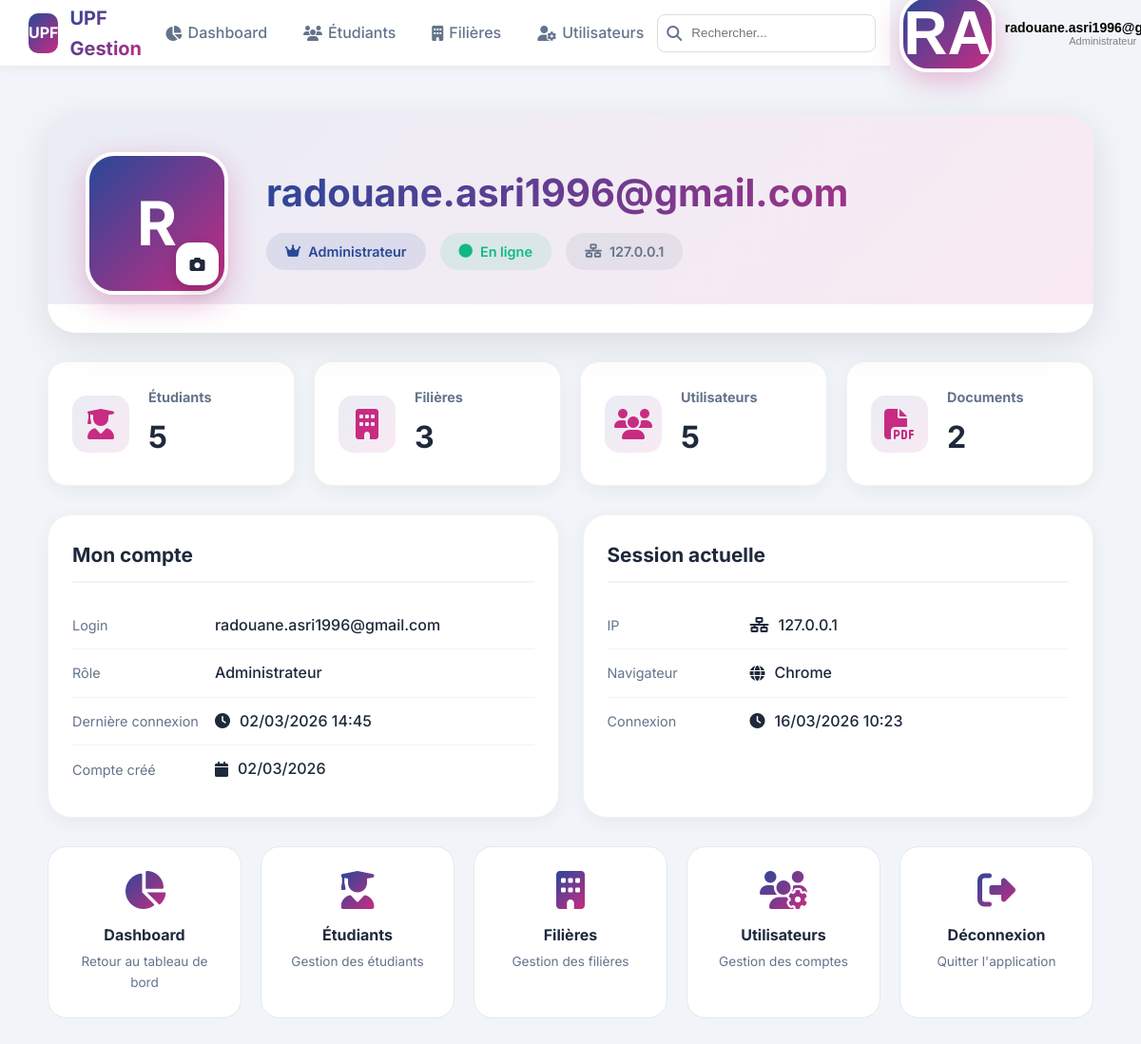
The app's page /admin/profil.php (signed in) with its own data.
### tables this page shows
CREATE TABLE `utilisateurs` (
  `id` int(11) NOT NULL,
  `login` varchar(50) NOT NULL,
  `password` varchar(255) NOT NULL,
  `photo` varchar(255) DEFAULT NULL,
  `role` enum('admin','user') NOT NULL,
  `etudiant_id` varchar(10) DEFAULT NULL,
  `derniere_connexion` datetime DEFAULT NULL,
  `created_at` datetime NOT NULL
);

### admin/profil.php (the view, shortened to what this page needs)
<?php
require_once '../includes/header.php';
$pdo = getConnexion();
$stmt = $pdo->prepare("SELECT * FROM utilisateurs WHERE id = ?");
$stmt->execute([$_SESSION['user_id']]);
$admin = $stmt->fetch();
$stats = [
    'etudiants' => $pdo->query("SELECT COUNT(*) FROM etudiants")->fetchColumn(),
    'filieres'  => $pdo->query("SELECT COUNT(*) FROM filieres")->fetchColumn(),
    'users'     => $pdo->query("SELECT COUNT(*) FROM utilisateurs WHERE role = 'user'")->fetchColumn(),
    'documents' => $pdo->query("SELECT COUNT(*) FROM documents")->fetchColumn(),
];
$ua = $_SERVER['HTTP_USER_AGENT'];
if (strpos($ua, 'Chrome') !== false) $browser = 'Chrome';
elseif (strpos($ua, 'Firefox') !== false) $browser = 'Firefox';
elseif (strpos($ua, 'Safari') !== false) $browser = 'Safari';
else $browser = 'Autre';
?>
<div class="profile-page">
    <div class="profile-header">
        <div class="avatar-container">
            <div class="profile-avatar">
                <?php if (!empty($admin['photo']) && file_exists('../' . $admin['photo'])): ?>
                    <img id="avatarPreview" src="../<?= htmlspecialchars($admin['photo']) ?>" alt="Photo admin">
                <?php else: ?>
                    <?php
                    $login_parts = explode(' ', $admin['login']);
                    $initials = '';
                    foreach ($login_parts as $part) {
                        $initials .= strtoupper(substr($part, 0, 1));
                    }
                    echo $initials ?: 'A';
                    ?>
                <?php endif; ?>
            </div>
            <form action="upload_photo.php" method="POST" enctype="multipart/form-data" id="photoForm">
                <label for="photoUpload" class="avatar-upload">
                    <i class="fas fa-camera"></i>
                </label>
            </form>
        </div>
        <div class="profile-info">
            <h1><?= htmlspecialchars($admin['login']) ?></h1>
            <div class="profile-badges">
                <span class="badge badge-role">
                    <i class="fas fa-crown"></i> Administrateur
                </span>
                <span class="badge badge-online">
                    <i class="fas fa-circle"></i> En ligne
                </span>
                <span class="badge badge-ip">
                    <i class="fas fa-network-wired"></i> <?= $_SERVER['REMOTE_ADDR'] ?>
                </span>
            </div>
        </div>
    </div>
    <div class="stats-grid">
        <div class="stat-card">
            <div class="stat-icon"><i class="fas fa-user-graduate"></i></div>
            <div>
                <h3>Étudiants</h3>
                <div class="stat-number"><?= $stats['etudiants'] ?></div>
            </div>
        </div>
        <div class="stat-card">
            <div class="stat-icon"><i class="fas fa-building"></i></div>
            <div>
                <h3>Filières</h3>
                <div class="stat-number"><?= $stats['filieres'] ?></div>
            </div>
        </div>
        <div class="stat-card">
            <div class="stat-icon"><i class="fas fa-users"></i></div>
            <div>
                <h3>Utilisateurs</h3>
                <div class="stat-number"><?= $stats['users'] ?></div>
            </div>
        </div>
        <div class="stat-card">
            <div class="stat-icon"><i class="fas fa-file-pdf"></i></div>
            <div>
                <h3>Documents</h3>
                <div class="stat-number"><?= $stats['documents'] ?></div>
            </div>
        </div>
    </div>
    <div class="info-grid">
        <div class="info-card">
            <h3>Mon compte</h3>
            <ul class="info-list">
                <li class="info-item">
                    <span class="info-label">Login</span>
                    <span class="info-value"><?= htmlspecialchars($admin['login']) ?></span>
                </li>
                <li class="info-item">
                    <span class="info-label">Rôle</span>
                    <span class="info-value">Administrateur</span>
                </li>
                <li class="info-item">
                    <span class="info-label">Dernière connexion</span>
                    <span class="info-value">
                        <i class="fas fa-clock"></i>
                        <?= $admin['derniere_connexion'] ? date('d/m/Y H:i', strtotime($admin['derniere_connexion'])) : 'Première connexion' ?>
                    </span>
                </li>
                <li class="info-item">
                    <span class="info-label">Compte créé</span>
                    <span class="info-value">
                        <i class="fas fa-calendar"></i>
                        <?= date('d/m/Y', strtotime($admin['created_at'])) ?>
                    </span>
                </li>
            </ul>
        </div>
        <div class="info-card">
            <h3>Session actuelle</h3>
            <ul class="info-list">
                <li class="info-item">
                    <span class="info-label">IP</span>
                    <span class="info-value"><i class="fas fa-network-wired"></i> <?= $_SERVER['REMOTE_ADDR'] ?></span>
                </li>
                <li class="info-item">
                    <span class="info-label">Navigateur</span>
                    <span class="info-value"><i class="fas fa-globe"></i> <?= $browser ?></span>
                </li>
                <li class="info-item">
                    <span class="info-label">Connexion</span>
                    <span class="info-value"><i class="fas fa-clock"></i> <?= date('d/m/Y H:i', strtotime($_SESSION['heure_connexion'])) ?></span>
                </li>
            </ul>
        </div>
    </div>
    <div class="quick-actions">
        <a href="dashboard.php" class="action-card">
            <i class="fas fa-chart-pie"></i>
            <h4>Dashboard</h4>
            <p>Retour au tableau de bord</p>
        </a>
        <a href="etudiants/liste.php" class="action-card">
            <i class="fas fa-user-graduate"></i>
            <h4>Étudiants</h4>
            <p>Gestion des étudiants</p>
        </a>
        <a href="filieres/liste.php" class="action-card">
            <i class="fas fa-building"></i>
            <h4>Filières</h4>
            <p>Gestion des filières</p>
        </a>
        <a href="utilisateurs/liste.php" class="action-card">
            <i class="fas fa-users-cog"></i>
            <h4>Utilisateurs</h4>
            <p>Gestion des comptes</p>
        </a>
        <a href="../auth/logout.php" class="action-card">
            <i class="fas fa-sign-out-alt"></i>
            <h4>Déconnexion</h4>
            <p>Quitter l'application</p>
        </a>
    </div>
</div>

### assets/style.css (style rules this page uses)
:root { --upf-blue: #294898; --upf-pink: #C72C82; --upf-gray: #f5f5f5; --white: #ffffff; --dark: #333333; --success: #28a745; --danger: #dc3545; --warning: #ffc107; --info: #17a2b8; }
* { margin: 0; padding: 0; box-sizing: border-box; }
body { font-family: 'Segoe UI', Tahoma, Geneva, Verdana, sans-serif; background: linear-gradient(135deg, var(--upf-blue) 0%, var(--upf-pink) 100%); min-height: 100vh; line-height: 1.6; }

### includes/header.php (style rules this page uses)
:root { --upf-blue:#294898; --upf-pink:#C72C82; --gradient:linear-gradient(135deg,var(--upf-blue),var(--upf-pink)); --dark:#1e293b; --gray:#64748b; --light:#f8fafc; --danger:#ef4444; --header-height:70px; }
* { margin:0; padding:0; box-sizing:border-box; }
body { font-family:'Inter',sans-serif; background:#f1f5f9; color:var(--dark); }
.profile-avatar { width:36px; height:36px; background:var(--gradient); border-radius:8px; display:flex; align-items:center; justify-content:center; color:white; font-weight:600; }

### records on screen
utilisateurs: login "radouane.asri1996@gmail.com", derniere_connexion "02/03/2026 14:45", created_at "02/03/2026"

### other values on screen
$initiales "RA"
$initials ?: 'A' "R"
$_SERVER['REMOTE_ADDR'] "127.0.0.1"
$stats['etudiants'] "5"
$stats['filieres'] "3"
$stats['users'] "5"
$stats['documents'] "2"
$browser "Chrome"
date('d/m/Y H:i', strtotime($_SESSION['heure_connexion'])) "16/03/2026 10:23"
